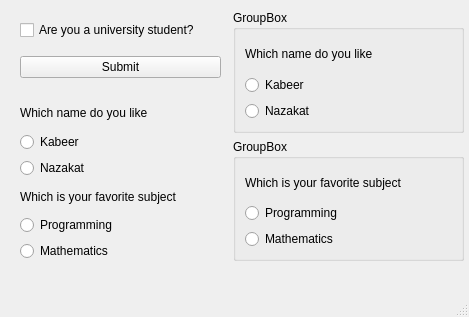
<?xml version="1.0" encoding="UTF-8"?>
<ui version="4.0">
 <class>MainWindow</class>
 <widget class="QMainWindow" name="MainWindow">
  <property name="geometry">
   <rect>
    <x>0</x>
    <y>0</y>
    <width>469</width>
    <height>317</height>
   </rect>
  </property>
  <property name="windowTitle">
   <string>MainWindow</string>
  </property>
  <widget class="QWidget" name="centralwidget">
   <widget class="QWidget" name="verticalLayoutWidget">
    <property name="geometry">
     <rect>
      <x>20</x>
      <y>10</y>
      <width>201</width>
      <height>80</height>
     </rect>
    </property>
    <layout class="QVBoxLayout" name="verticalLayout">
     <item>
      <widget class="QCheckBox" name="checkBox">
       <property name="text">
        <string>Are you a university student?</string>
       </property>
      </widget>
     </item>
     <item>
      <widget class="QPushButton" name="pushButton">
       <property name="styleSheet">
        <string notr="true"/>
       </property>
       <property name="text">
        <string>Submit</string>
       </property>
      </widget>
     </item>
    </layout>
   </widget>
   <widget class="QWidget" name="verticalLayoutWidget_2">
    <property name="geometry">
     <rect>
      <x>20</x>
      <y>100</y>
      <width>201</width>
      <height>161</height>
     </rect>
    </property>
    <layout class="QVBoxLayout" name="verticalLayout_2">
     <item>
      <widget class="QLabel" name="label">
       <property name="text">
        <string>Which name do you like</string>
       </property>
      </widget>
     </item>
     <item>
      <widget class="QRadioButton" name="radioButton">
       <property name="text">
        <string>Kabeer</string>
       </property>
      </widget>
     </item>
     <item>
      <widget class="QRadioButton" name="radioButton_2">
       <property name="text">
        <string>Nazakat</string>
       </property>
      </widget>
     </item>
     <item>
      <widget class="QLabel" name="label_2">
       <property name="text">
        <string>Which is your favorite subject</string>
       </property>
      </widget>
     </item>
     <item>
      <widget class="QRadioButton" name="radioButton_3">
       <property name="text">
        <string>Programming</string>
       </property>
      </widget>
     </item>
     <item>
      <widget class="QRadioButton" name="radioButton_4">
       <property name="text">
        <string>Mathematics</string>
       </property>
      </widget>
     </item>
    </layout>
   </widget>
   <widget class="QWidget" name="verticalLayoutWidget_3">
    <property name="geometry">
     <rect>
      <x>233</x>
      <y>10</y>
      <width>231</width>
      <height>251</height>
     </rect>
    </property>
    <layout class="QVBoxLayout" name="verticalLayout_5">
     <item>
      <widget class="QGroupBox" name="groupBox">
       <property name="title">
        <string>GroupBox</string>
       </property>
       <layout class="QVBoxLayout" name="verticalLayout_4">
        <item>
         <widget class="QLabel" name="label_3">
          <property name="text">
           <string>Which name do you like</string>
          </property>
         </widget>
        </item>
        <item>
         <widget class="QRadioButton" name="radioButton_5">
          <property name="text">
           <string>Kabeer</string>
          </property>
         </widget>
        </item>
        <item>
         <widget class="QRadioButton" name="radioButton_6">
          <property name="text">
           <string>Nazakat</string>
          </property>
         </widget>
        </item>
       </layout>
      </widget>
     </item>
     <item>
      <widget class="QGroupBox" name="groupBox_2">
       <property name="title">
        <string>GroupBox</string>
       </property>
       <layout class="QVBoxLayout" name="verticalLayout_3">
        <item>
         <widget class="QLabel" name="label_4">
          <property name="text">
           <string>Which is your favorite subject</string>
          </property>
         </widget>
        </item>
        <item>
         <widget class="QRadioButton" name="radioButton_7">
          <property name="text">
           <string>Programming</string>
          </property>
         </widget>
        </item>
        <item>
         <widget class="QRadioButton" name="radioButton_8">
          <property name="text">
           <string>Mathematics</string>
          </property>
         </widget>
        </item>
       </layout>
      </widget>
     </item>
    </layout>
   </widget>
  </widget>
  <widget class="QMenuBar" name="menubar">
   <property name="geometry">
    <rect>
     <x>0</x>
     <y>0</y>
     <width>469</width>
     <height>21</height>
    </rect>
   </property>
  </widget>
  <widget class="QStatusBar" name="statusbar"/>
 </widget>
 <resources/>
 <connections/>
</ui>
